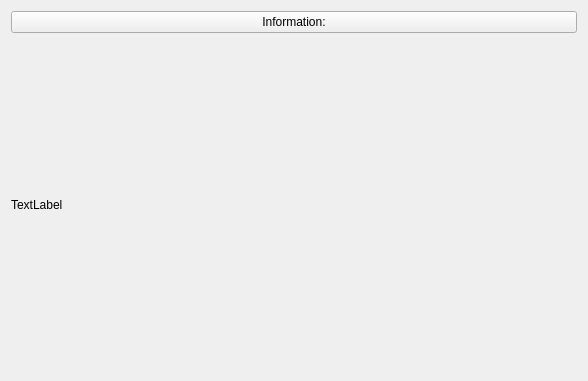
<?xml version="1.0" encoding="UTF-8"?>
<ui version="4.0">
 <class>Widget</class>
 <widget class="QWidget" name="Widget">
  <property name="geometry">
   <rect>
    <x>0</x>
    <y>0</y>
    <width>588</width>
    <height>381</height>
   </rect>
  </property>
  <property name="windowTitle">
   <string>Widget</string>
  </property>
  <layout class="QHBoxLayout" name="horizontalLayout">
   <item>
    <layout class="QVBoxLayout" name="verticalLayout">
     <item>
      <widget class="QPushButton" name="ProvideInfoButton">
       <property name="minimumSize">
        <size>
         <width>0</width>
         <height>0</height>
        </size>
       </property>
       <property name="text">
        <string>Information:</string>
       </property>
      </widget>
     </item>
     <item>
      <widget class="QLabel" name="Infolabel">
       <property name="minimumSize">
        <size>
         <width>0</width>
         <height>0</height>
        </size>
       </property>
       <property name="text">
        <string>TextLabel</string>
       </property>
      </widget>
     </item>
    </layout>
   </item>
  </layout>
 </widget>
 <resources/>
 <connections/>
</ui>
